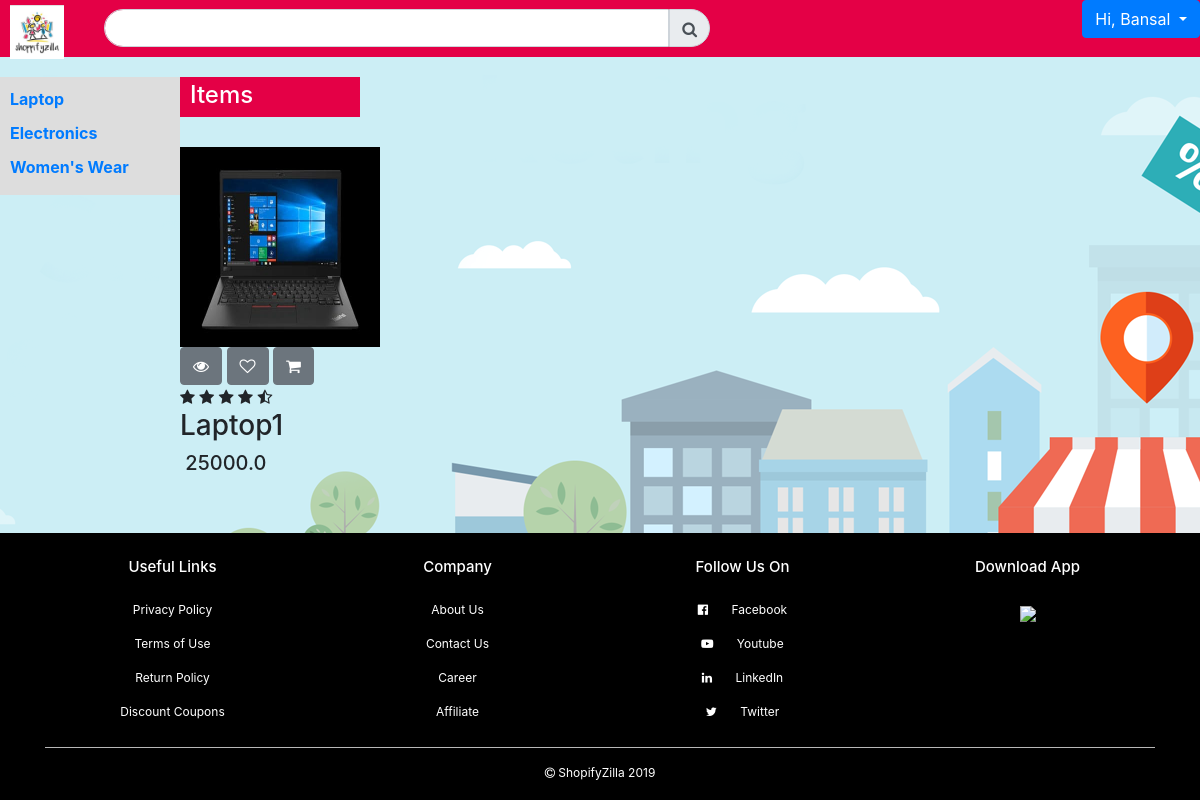
/displayCategory/Laptop (signed in), run on the app's committed database.
### tables this page shows
CREATE TABLE categories(
	catID INTEGER PRIMARY KEY AUTOINCREMENT,
	catParentName TEXT,
	catSubName TEXT,
	catDescription TEXT
	);

CREATE TABLE products(
	proID INTEGER PRIMARY KEY AUTOINCREMENT,
	proName TEXT,
	proQuantity INT,
	proPrice REAL,
	proBrandID INT ,
	proDescription TEXT,
	proCategoryID INT,
	proImage TEXT,
	FOREIGN KEY(proBrandID) REFERENCES company(compID),
	FOREIGN KEY(proCategoryID) REFERENCES categories(catID)
	);

### app.py (the view)
@app.route("/displayCategory/<categoryName>", methods=['GET', 'POST'])
def displayCategory(categoryName):
        login_flag, Name, email = checkSession()
        print(categoryName)
        with sqlite3.connect('database.db') as conn:
            cur = conn.cursor()
            cur.execute("SELECT products.proID, products.proName, products.proQuantity, products.proPrice, products.proImage, products.proBrandID, categories.catSubName,categories.catParentName FROM products, categories WHERE categories.catID = products.proCategoryID AND categories.catParentName = (?)", (categoryName,))
            data = cur.fetchall()
            cur.execute('SELECT DISTINCT catID, catParentName FROM categories')
            categoryData = cur.fetchall()
        conn.close()
        data = parse(data)
        print("CATEGORY DATA ", data)
        return render_template('displayCategories.html', data=data, name=Name, categoryData=categoryData)

### app.py (called while the page is built)
def checkSession():
    if 'email' not in session:
        user_name = "None"
        user_email = ""
        error = "Not Logged In"
        login_flag = False
    else:
        user_name = session['name']
        user_email = session['email']
        login_flag = True
    return (login_flag, user_name, user_email)

def parse(data):
    ans = []
    i = 0
    while i < len(data):
        curr = []
        for j in range(7):
            if i >= len(data):
                break
            curr.append(data[i])
            i += 1
        ans.append(curr)
    return ans

### templates/displayCategories.html (shortened to what this page needs)
<!DOCTYPE HTML>
<html>
<head>
  <link rel="stylesheet" type="text/css" href="/static/css/home.css">
  <link rel="stylesheet" href="https://stackpath.bootstrapcdn.com/bootstrap/4.3.1/css/bootstrap.min.css">
  <link rel="stylesheet" type="text/css" href="https://stackpath.bootstrapcdn.com/font-awesome/4.7.0/css/font-awesome.min.css">
</head>
<body style="background: url(/static/images/ECommerce-Background-Zenith.png);" alt=" ">
<div id="bc" class="top-nav-bar">
  <div class="search-box">
    <a href="/customer/home/{{name}}"><img src="/static/images/logo.jpg" class="logo"></a>
    <input type="text" class="form-control">
    <span class="input-group-text"><i class="fa fa-search"></i></span>
  </div>
{% if 'email' in session %}
  <div class="dropdown" style="float: right;">
    <button class="btn btn-primary dropdown-toggle" type="button" data-toggle="dropdown">Hi, {{name}}
    </button>
  </div>
{% endif %}
</div>
<section class="header">
  <div class="side-menu" id="side-menu">
    <ul>
      {% for row in categoryData %}
      <li><a href="/displayCategory/{{row[1]}}">{{row[1]}}</a></li>
      {% endfor %}
    </ul>
  </div>
<section class="on-sale">
    <div class="container">
      <div class="title-box">
        <h2>Items</h2>
      </div>
      <div class="row">
        <div>
          {% for itemData in data %}
          <table>
            {% for row in itemData %}
            <div class="product-top">
              <tr id="productImage">
                <td>
                  <a href="/customer/displayProduct/{{row[0]}}">
                    <img src="/static/upload/{{row[4]}}" id="itemImage" alt="{{row[1]}}" style="height:200px;width:200px;"/>
                  </a>
                  <div class="overlay-right">
                    <button type="button" class="btn btn-secondary" title="Quick Shop">
                      <i class="fa fa-eye"></i>
                    </button>
                    <button type="button" class="btn btn-secondary" title="Add to Wishlist">
                      <i class="fa fa-heart-o"></i>
                    </button>
                    <button type="button" class="btn btn-secondary" title="Add to Cart">
                      <i class="fa fa-shopping-cart"></i>
                    </button>
                  </div>
                </td>
              </tr>
            </div>
            <div class="product-bottom text-center">
              <tr id="productName">
                <td>
                  <i class="fa fa-star"></i>
                  <i class="fa fa-star"></i>
                  <i class="fa fa-star"></i>
                  <i class="fa fa-star"></i>
                  <i class="fa fa-star-half-o"></i>
                  <h3>{{row[1]}}</h3>
                </td>
              </tr>
              <tr id="productPrice">
                <td>
                  <h5> {{row[3]}}</h5>
                </td>
              </tr>
            </div>
            {% endfor %}
          </table>
          {% endfor %}
        </div>
      </div>
    </div>
  </section>
    <section class="footer">
      <div class="container text-center">
        <div class="row">
          <div class="col-md-3">
            <h1>Useful Links</h1>
            <p>Privacy Policy</p>
            <p>Terms of Use</p>
            <p>Return Policy</p>
            <p>Discount Coupons</p>
          </div>
          <div class="col-md-3">
            <h1>Company</h1>
            <p>About Us</p>
            <p>Contact Us</p>
            <p>Career</p>
            <p>Affiliate</p>
          </div>
          <div class="col-md-3">
            <h1>Follow Us On</h1>
            <p><i class="fa fa-facebook-official"></i> Facebook</p>
            <p><i class="fa fa-youtube-play"></i> Youtube</p>
            <p><i class="fa fa-linkedin"></i> LinkedIn</p>
            <p><i class="fa fa-twitter"></i> Twitter</p>
          </div>
          <div class="col-md-3 footer-image">
            <h1>Download App</h1>
            <img src="/static/images/app.png">
          </div>
        </div>
        <hr>
        <p class="copyright"><i class="fa fa-copyright"></i> ShopifyZilla 2019</p>
      </div>
    </section>
</body>
</html>

### static/css/home.css (style rules this page uses)
* { margin: 0; padding: 0; }
body { font-family: sans-serif; }
.top-nav-bar { height:57px; top:0; position: sticky; margin-bottom: 20px; z-index: 2; }
.logo { height:54px !important; margin: 5px 10px; }
.form-control { margin-top: 9px; margin-left: 30px; box-shadow: none; border-top-left-radius: 20px !important; border-bottom-left-radius: 20px !important; border-top-right-radius: 0px !important; border-bottom-right-radius: 0px !important; }
.input-group-text { margin: 8.5px 10px 3px 0; cursor: pointer; padding-bottom: 3px !important; height: 38px !important; border-top-left-radius: 0px !important; border-bottom-left-radius: 0px !important; border-top-right-radius: 20px !important; border-bottom-right-radius: 20px !important; }
.search-box { display: inline-flex; width: 60%; }
@media only screen and (min-width: 980px) { .side-menu { display: block !important; } }
.footer { margin-top: 50px; background:#000; color: #fff; }
.footer h1 { font-size:15px; margin:25px 0; }
.footer p { font-size: 12px; }
.copyright { margin-bottom: -80px; text-align: center; font-size: 15px; padding-bottom: 20px; }
.footer hr { margin-top: 10px; background-color:#ccc; }
.footer-image img { width: 150px; }
.footer .row .fa { padding-right: 20px; }
.title-box { background: #E40046; color:#fff; width: 180px; padding: 4px 10px; height: 40px; margin-bottom: 30px; display: flex; }
.title-box h2 { font-size: 24px; }
.title-box::after { content:''; position: absolute; display: flex; margin-top: -4px; margin-left: 170px; }

### templates/displayCategories.html (style rules this page uses)
#bc { background-color:#E40046; }
.side-menu { height:79%; width:15%; font-size:16px; float:left; z-index:2; background-color:#ddd; }
.side-menu ul { margin-left:10px !important; }
.side-menu ul li { list-style-type:none; font-weight:bold; margin-top:10px; cursor:pointer; }
a { text-decoration: none !important; }

### data on the page
categories: catParentName "Laptop"
categories: catParentName "Electronics"
categories: catParentName "Women's Wear"
products: proImage (picture), proName "Laptop1", proPrice "25000.0"

### other printed values
{{ name }} "Bansal"
